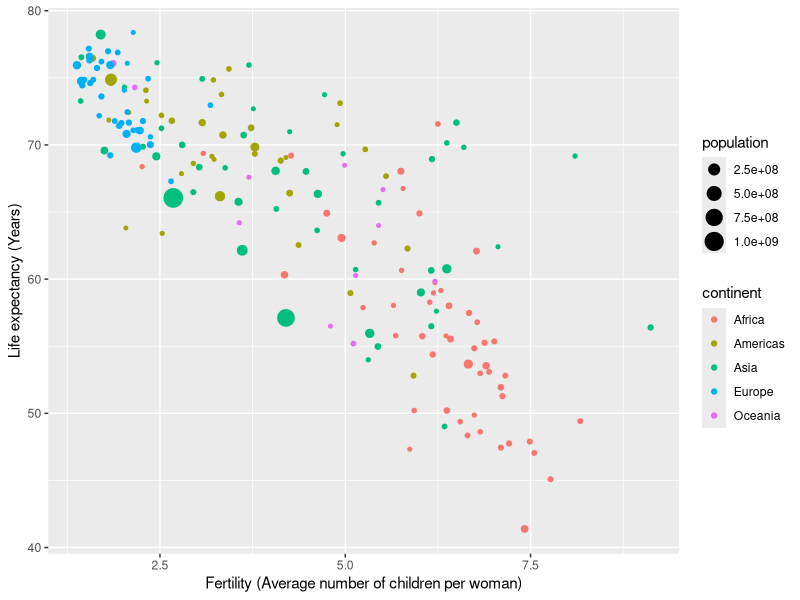

This chart was generated by the following R code:
# Coding Question of the Day
# 9/26/2024
# Using the gapminder dataset, calculate the mean fertility rate by region for 
# the year 2015. Which 10 regions had the largest fertility rates that year?
# Assume there is no missing data. The following steps may be helpful.
# 1. Filter the data to only include the year 2015
# 2. Group by region
# 3. Calculate the average fertility rate for each region
# 4. Display the top 10 fertility rates (i.e., the 10 largest fertility rates)

library(dslabs)
library(dplyr)
data(gapminder)

region_fertility_rates <- gapminder %>%
  filter(year == 2015) %>%
  group_by(region) %>%
  summarise(avg_fertility_rate = mean(fertility)) %>%
  arrange(desc(avg_fertility_rate)) %>%
  top_n(10)

region_fertility_rates

# 10/01/2024
# Using the gapminder dataset, for the year 2000, add a column to the dataset 
# called `high_life_exp` that is equal to 1 if the life expectancy is above 
# 70 years of age and 0 otherwise. How many countries had a life expectancy 
# above 70 years in 2000? What percentage of countries included in the dataset 
# is this? Hint: it might be useful to use the ifelse function

library(dslabs)
library(dplyr)
data(gapminder)

gapminder_2000 <- gapminder %>%
  filter(year == 2000) %>%
  mutate(high_life_exp = ifelse(life_expectancy > 70, 1, 0))

# Sum the number of countries with life expectancy above 70
sum(gapminder_2000$high_life_exp)

# Percentage calculation
dim(gapminder_2000) # Show the number of countries in the dataset to get denominator

100/185 # 54%

# Another way to do the calculation
sum(gapminder_2000$high_life_exp) / length(gapminder_2000$high_life_exp)

#-------------------------------------------------------------------------------------------
# 10/03/2024
# Using the gapminder dataset and ggplot, for the year 1986, plot fertility on 
# the x-axis and life_expectancy on the y-axis. Color the points according to 
# continent, and make the size of the points correspond to the population of the 
# country. Update the x and y axis labels to be more informative. The arguments 
# color and size will be useful inside of ggplot. Note: you will most likely
# get ugly legends - don't worry about that right now. 

library(dslabs)
library(dplyr)
library(ggplot2)
data(gapminder)

gapminder %>% filter(year == 1986) %>%
  ggplot(aes(x = fertility, y = life_expectancy, color = continent, size = population)) +
  geom_point() +
  xlab("Fertility (Average number of children per woman)") +
  ylab("Life expectancy (Years)")


#-------------------------------------------------------------------------------------------
# 10/08/2024
# The dslabs package contains the us_contagious_disease dataset. This dataset 
# includes weekly reported counts data (cases) for seven diseases from 1928 to 
# 2011 for all 50 US states. Use this dataset and dplyr tools to create an 
# object called data that stores only the Measles data, includes a per 100,000 
# people rate, and removes Alaska and Hawaii since they only became states in 
# the late 1950s. Note there is a weeks_reporting column - take this into 
# account when calculating the rate. There are 52 weeks in a year.

library(dslabs)
library(dplyr)
data("us_contagious_diseases")

data <- us_contagious_diseases %>%
  filter(!state %in% c("Hawaii","Alaska"),
         disease == "Measles") %>%
  mutate(rate = (count / weeks_reporting) * 52 / (population / 100000))
